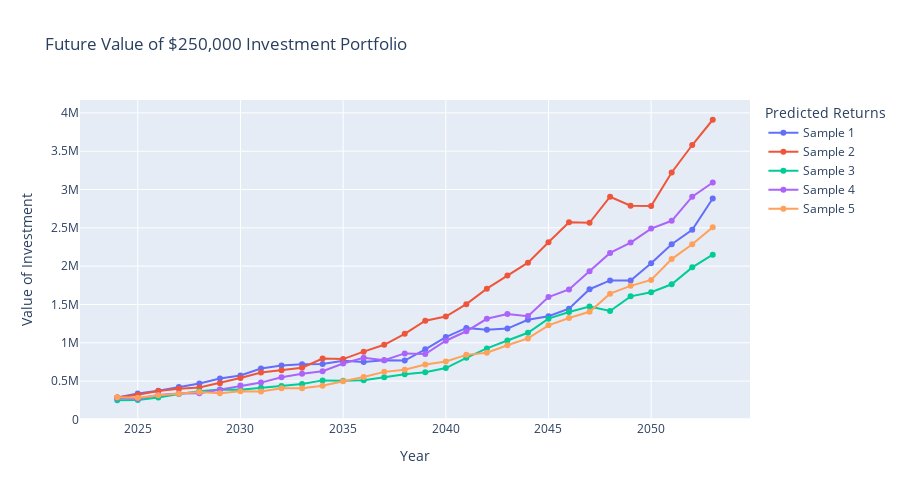

Notebook code cell kept with this figure:
### Code cell
#pulling the returns from the futures dataframe, preparation for the forecasting function
aggressive = list(future_returns['Aggressive Future'])
moderate = list(future_returns['Moderate Future'])
conservative = list(future_returns['Conservative Future'])



#based on the rate distrinbution patterns, the negative counter function is only used for the aggressive return rates
#function to calculate the percentage of negative return rates
def negative_counter(list):
    neg_counter = 0
    for r in range(len(list)):
        if list[r] < 0:
            neg_counter += 1
    percent_negative = (neg_counter/len(list))*100
    return percent_negative

#function to calculate the percentage of positive change in the return rates
def positive_change_counter(list):
    pos_change_counter = 0
    for i in range(len(list)-1):
        if list[i] < list[i+1]:
            pos_change_counter += 1
    percent_pos_change = (pos_change_counter/len(list))*100
    return percent_pos_change

#enter the investor type (aggressive, moderate, conservative), the initial investment, and the number of years to forecast
def retirement_forecast(investor, investment, years):
    sample_count = 0
    forecast_rates = []
    forecast_samples = {}
    #creating a sample that follows the same patterns of positive and negative change, as well as negative returns 
    while sample_count < 5:
        forecast_rates = random.sample(investor, years)
        negative = negative_counter(forecast_rates)
        positive_change = positive_change_counter(forecast_rates)
        if investor == conservative or investor == moderate:
            if positive_change >= 40 and positive_change <= 50:
                column_name = 'Sample ' + str(sample_count+1)
                forecast_samples[column_name] = forecast_rates
                sample_count += 1
        else:
            if negative > 10 and positive_change >= 40 and positive_change <= 50:
                column_name = 'Sample ' + str(sample_count+1)
                forecast_samples[column_name] = forecast_rates
                sample_count += 1

    #create dataframe from the dictionary
    forecast_df = pd.DataFrame(forecast_samples)
    #create  year column, starting with the current year and adding a year for each row
    forecast_df['Year'] = datetime.now().year + forecast_df.index
    forecast_df.set_index('Year', inplace=True)
    #pull in initial investment
    initial_investment = investment
    #create a new dataframe to hold the future value of the investment  
    future_value = pd.DataFrame()   
    for i in range(5):
        future_value['Sample ' + str(i+1)] = initial_investment*(1 + forecast_df['Sample ' + str(i+1)]).cumprod()
    future_value['Year'] = forecast_df.index
    future_value.set_index('Year', inplace=True)
    #create a plot of the future values of the investment
    fig = px.line(future_value, title=f'Future Value of ${initial_investment:,} Investment Portfolio',
                  #name the key for the legend
                
                labels={'value':'Value of Investment', 'Year':'Year'},
                width=900, height=500, markers=True)
    fig.update_layout(
        legend_title="Predicted Returns"
        )
    fig.show()

    #print the highest and lowest investment value for the final year, in addition to the average return rate
    final_year = future_value.index[-1]
    highest_value = future_value.iloc[-1].max()
    lowest_value = future_value.iloc[-1].min()
    average_value = (highest_value + lowest_value)/2
    return_forecast = (forecast_df.mean().mean())*100

    print(f'The highest projected value in {final_year} is: ${highest_value:,.0f}')
    print(f'The lowest projected value in {final_year} is: ${lowest_value:,.0f}')
    print(f'The average projected value in {final_year} is: ${average_value:,.0f}')
    print(f'The average return rate for the portfolio is: {return_forecast:.2f}%')

#enter the investor type (aggressive, moderate, conservative), the initial investment, and the number of years to forecast
retirement_forecast(aggressive, 250000,30)

### Figure 1 — Plotly figure (JSON) as saved in the notebook; plotly's stock layout.template omitted (floating-point values rounded to 4 significant figures)
{"data": [{"hovertemplate": "variable=Sample 1<br>Year=%{x}<br>Value of Investment=%{y}<extra></extra>", "legendgroup": "Sample 1", "line": {"color": "#636efa", "dash": "solid"}, "marker": {"symbol": "circle"}, "mode": "markers+lines", "name": "Sample 1", "orientation": "v", "showlegend": true, "type": "scatter", "x": [2024, 2025, 2026, 2027, 2028, 2029, 2030, 2031, 2032, 2033, 2034, 2035, 2036, 2037, 2038, 2039, 2040, 2041, 2042, 2043, 2044, 2045, 2046, 2047, 2048, 2049, 2050, 2051, 2052, 2053], "xaxis": "x", "y": [284200.0, 337500.0, 372700.0, 423100.0, 467400.0, 533500.0, 572500.0, 663600.0, 702200.0, 720200.0, 722400.0, 765100.0, 748000.0, 770400.0, 767900.0, 913600.0, 1074000.0, 1194000.0, 1170000.0, 1185000.0, 1300000.0, 1346000.0, 1445000.0, 1699000.0, 1814000.0, 1811000.0, 2037000.0, 2286000.0, 2475000.0, 2883000.0], "yaxis": "y"}, {"hovertemplate": "variable=Sample 2<br>Year=%{x}<br>Value of Investment=%{y}<extra></extra>", "legendgroup": "Sample 2", "line": {"color": "#EF553B", "dash": "solid"}, "marker": {"symbol": "circle"}, "mode": "markers+lines", "name": "Sample 2", "orientation": "v", "showlegend": true, "type": "scatter", "x": [2024, 2025, 2026, 2027, 2028, 2029, 2030, 2031, 2032, 2033, 2034, 2035, 2036, 2037, 2038, 2039, 2040, 2041, 2042, 2043, 2044, 2045, 2046, 2047, 2048, 2049, 2050, 2051, 2052, 2053], "xaxis": "x", "y": [285300.0, 322400.0, 370700.0, 400700.0, 415300.0, 472400.0, 539400.0, 611400.0, 640500.0, 674600.0, 793200.0, 786700.0, 883600.0, 973400.0, 1116000.0, 1287000.0, 1342000.0, 1503000.0, 1706000.0, 1878000.0, 2045000.0, 2311000.0, 2571000.0, 2566000.0, 2906000.0, 2789000.0, 2785000.0, 3223000.0, 3581000.0, 3911000.0], "yaxis": "y"}, {"hovertemplate": "variable=Sample 3<br>Year=%{x}<br>Value of Investment=%{y}<extra></extra>", "legendgroup": "Sample 3", "line": {"color": "#00cc96", "dash": "solid"}, "marker": {"symbol": "circle"}, "mode": "markers+lines", "name": "Sample 3", "orientation": "v", "showlegend": true, "type": "scatter", "x": [2024, 2025, 2026, 2027, 2028, 2029, 2030, 2031, 2032, 2033, 2034, 2035, 2036, 2037, 2038, 2039, 2040, 2041, 2042, 2043, 2044, 2045, 2046, 2047, 2048, 2049, 2050, 2051, 2052, 2053], "xaxis": "x", "y": [249400.0, 252100.0, 284900.0, 330900.0, 365700.0, 391300.0, 388000.0, 411900.0, 435600.0, 461100.0, 508700.0, 504000.0, 510500.0, 549700.0, 588000.0, 614100.0, 669200.0, 802600.0, 925600.0, 1030000.0, 1130000.0, 1314000.0, 1401000.0, 1473000.0, 1414000.0, 1605000.0, 1660000.0, 1763000.0, 1984000.0, 2149000.0], "yaxis": "y"}, {"hovertemplate": "variable=Sample 4<br>Year=%{x}<br>Value of Investment=%{y}<extra></extra>", "legendgroup": "Sample 4", "line": {"color": "#ab63fa", "dash": "solid"}, "marker": {"symbol": "circle"}, "mode": "markers+lines", "name": "Sample 4", "orientation": "v", "showlegend": true, "type": "scatter", "x": [2024, 2025, 2026, 2027, 2028, 2029, 2030, 2031, 2032, 2033, 2034, 2035, 2036, 2037, 2038, 2039, 2040, 2041, 2042, 2043, 2044, 2045, 2046, 2047, 2048, 2049, 2050, 2051, 2052, 2053], "xaxis": "x", "y": [278200.0, 269900.0, 316800.0, 337000.0, 340000.0, 385400.0, 440600.0, 479800.0, 550200.0, 595900.0, 628000.0, 729500.0, 803700.0, 771300.0, 861100.0, 853100.0, 1026000.0, 1150000.0, 1313000.0, 1375000.0, 1347000.0, 1597000.0, 1695000.0, 1932000.0, 2172000.0, 2308000.0, 2490000.0, 2592000.0, 2906000.0, 3091000.0], "yaxis": "y"}, {"hovertemplate": "variable=Sample 5<br>Year=%{x}<br>Value of Investment=%{y}<extra></extra>", "legendgroup": "Sample 5", "line": {"color": "#FFA15A", "dash": "solid"}, "marker": {"symbol": "circle"}, "mode": "markers+lines", "name": "Sample 5", "orientation": "v", "showlegend": true, "type": "scatter", "x": [2024, 2025, 2026, 2027, 2028, 2029, 2030, 2031, 2032, 2033, 2034, 2035, 2036, 2037, 2038, 2039, 2040, 2041, 2042, 2043, 2044, 2045, 2046, 2047, 2048, 2049, 2050, 2051, 2052, 2053], "xaxis": "x", "y": [290000.0, 283500.0, 314000.0, 334800.0, 356600.0, 342200.0, 368400.0, 364900.0, 407000.0, 405100.0, 438500.0, 498500.0, 552100.0, 619800.0, 649000.0, 716900.0, 755900.0, 841700.0, 870000.0, 967900.0, 1056000.0, 1227000.0, 1322000.0, 1404000.0, 1641000.0, 1743000.0, 1819000.0, 2092000.0, 2286000.0, 2509000.0], "yaxis": "y"}], "layout": {"height": 500, "legend": {"title": {"text": "Predicted Returns"}, "tracegroupgap": 0}, "title": {"text": "Future Value of $250,000 Investment Portfolio"}, "width": 900, "xaxis": {"anchor": "y", "domain": [0, 1], "title": {"text": "Year"}}, "yaxis": {"anchor": "x", "domain": [0, 1], "title": {"text": "Value of Investment"}}}}
